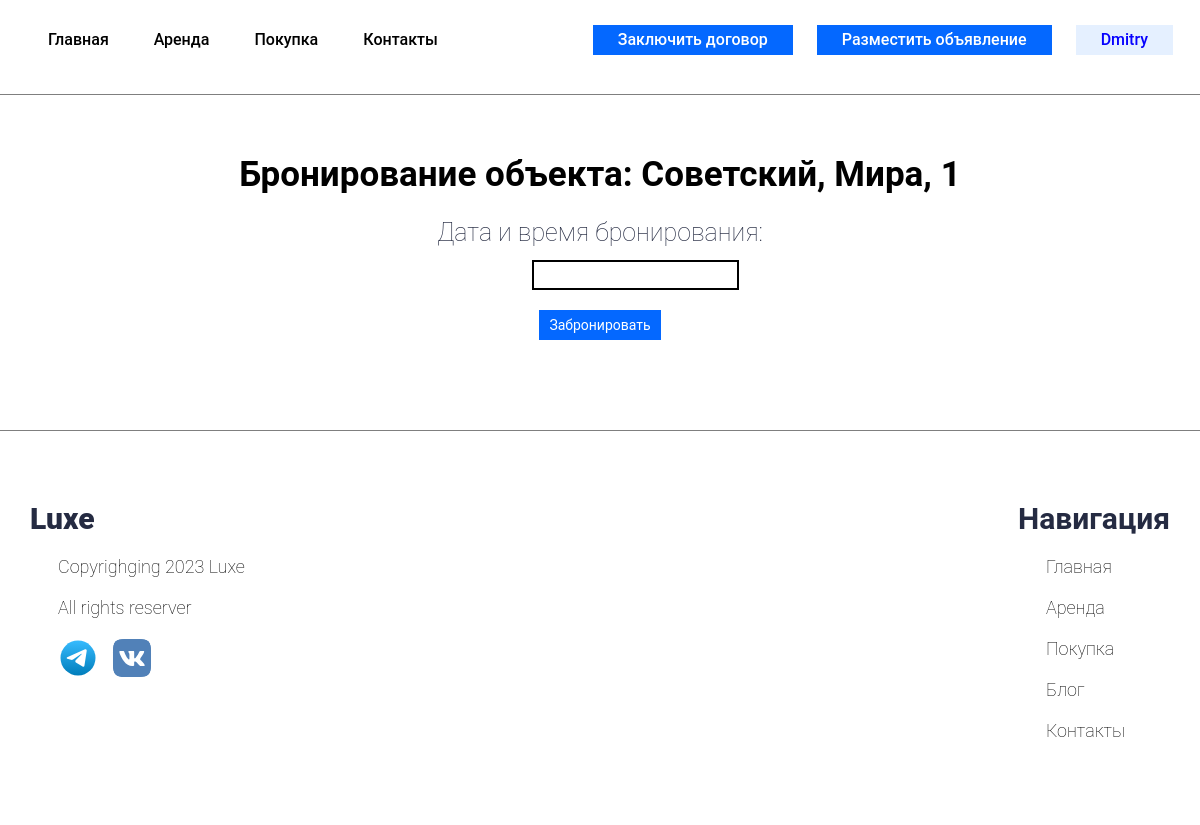
Page /book/8/ (signed in) on the committed database.
### users/models.py (models this page shows, shortened)
class CustomUser(AbstractUser):
    surname = models.CharField(max_length=100, verbose_name="Фамилия")
    name = models.CharField(max_length=100, verbose_name="Имя")
    middlename = models.CharField(max_length=100, verbose_name="Отчество")
    email = models.EmailField(verbose_name='Почтовый адрес', unique=True)
    fullname = models.CharField(max_length=100, verbose_name="ФИО")
    pasport = models.CharField(max_length=100, verbose_name="Серия и номер паспорта", unique=True)
    phone_number = models.CharField(max_length=100, verbose_name="Номер телефона", unique=True)
    status = models.BooleanField(default=False, verbose_name='Подтверждение аккаунта')
    USERNAME_FIELD = 'email'
    REQUIRED_FIELDS = ['username']

### RealEstateApp/models.py (models this page shows, shortened)
class RealEstate(models.Model):
    photo = models.ManyToManyField('Photo', blank=True)
    city = models.CharField(max_length=30, choices=CHOICE_CITY, verbose_name='Город')
    district = models.CharField(max_length=70, choices=CHOICE_DISTRICT, verbose_name='Район')
    address = models.CharField(max_length=255, verbose_name='Адрес')
    latitude = models.FloatField(blank=True, null=True, verbose_name='Ширина')
    longitude = models.FloatField(blank=True, null=True, verbose_name='Долгота')
    area = models.DecimalField(max_digits=5, decimal_places=2, verbose_name='Площадь')
    floor = models.IntegerField(verbose_name='Этаж')
    rooms = models.IntegerField(verbose_name='Кол-во комнат')
    type = models.CharField(max_length=30, choices=CHOICE_TYPE, verbose_name='Тип недвижимости')
    layout = models.CharField(max_length=50, choices=CHOICE_LAYOUT, verbose_name='Планировка')
    finishing = models.CharField(max_length=70, choices=CHOICE_FINISHING, verbose_name='Ремонт')
    bathroom = models.CharField(max_length=30, choices=CHOICE_BATHROOM, verbose_name='Сан.узел')
    balcony = models.CharField(max_length=50, choices=CHOICE_BALCONY, verbose_name='Балкон/Лоджия')
    animals = models.BooleanField(default=False, verbose_name='С животными')
    children = models.BooleanField(default=True, verbose_name='С детьми')
    parking = models.CharField(max_length=200, choices=SIMPLE_CHOICE, blank=True, verbose_name='Парковка')
    description = models.TextField(verbose_name='Полное описание')
    price = models.DecimalField(max_digits=15, decimal_places=1, verbose_name='Стоимость')
    realtor = models.ForeignKey(settings.AUTH_USER_MODEL, on_delete=models.CASCADE, verbose_name='Риелтор',
                                limit_choices_to={'is_staff': True}, )
    category = models.ForeignKey("Category", on_delete=models.CASCADE, verbose_name='Категория')
    status = models.CharField(max_length=50, choices=CHOICE_STATUS, verbose_name='Статус')
    class Meta:
        verbose_name = 'Объект недвижимости'
        verbose_name_plural = 'Объекты недвижимости'

### RealEstateApp/views.py (the view, shortened to what this page needs)
# urls.py: path('book/<int:pk>/', BookingObject.as_view(), name='book_object'),
class BookingObject(DetailView):
    model = RealEstate
    template_name = 'RealEstateApp/BookingObject.html'
    context_object_name = 'object'
    form_class = DateTimeForm  # Добавляем кастомную форму
    def get_context_data(self, **kwargs):
        context = super().get_context_data(**kwargs)
        context['form'] = DateTimeForm()  # Добавляем форму в контекст
        return context

### RealEstateApp/forms.py
class DateTimeForm(forms.ModelForm):
    class Meta:
        model = TimeSlot
        fields = ['time']
        widgets = {
            'time': DateTimePickerInput(options={
                "showTodayButton": True,
                "locale": "ru",
                "format": "DD.MM.YYYY: HH:mm",
                'minDate': (datetime.today() + timedelta(days=1)).strftime('%Y-%m-%d 00:00:00'),
                'enabledHours': [8, 9, 10, 11, 12, 13, 14, 15, 16, 17, 18],
                'daysOfWeekDisabled': [0, 6],
            })
        }

### RealEstateApp/templates/RealEstateApp/BookingObject.html (shortened to what this page needs)
{%extends 'base_layout.html' %}
{% load static %}
{% block styles %}
<link href="https://cdn.jsdelivr.net/npm/bootstrap@5.3.0-alpha3/dist/css/bootstrap.min.css" rel="stylesheet"
>
<link rel="stylesheet" href="{% static 'css/BookingObject.css' %}">
{% endblock %}
{% block header %}
{% include 'RealEstateApp/header.html' %}
{% endblock %}
{% block content %}
<div class="booking__container _container">
    <div class="booking__body">
        <div class="booking__title">Бронирование объекта: {{object.district}}, {{object.address}}</div>
        <div class="booking__form">
            <form method="post">
                {{ form }}
                <button class="booking__button" type="submit">Забронировать</button>
            </form>
        </div>
    </div>
</div>
{% endblock %}
{% block footer %}
{% include 'RealEstateApp/footer.html' %}
{% endblock %}

### RealEstateApp/templates/RealEstateApp/header.html (shortened to what this page needs)
{% load static %}
<header class="header">
    <div class="header__container _container">
        <div class="header__body">
            <nav class="header__menu">
                <ul class="header__list">
                    <li class="header__item ">
                        <a href="/" class="header__link">Главная</a>
                    </li>
                    <li class="header__item">
                        <a href="{% url 'rental_list' %}" class="header__link ">Аренда</a>
                    </li>
                    <li class="header__item">
                        <a href="{% url 'selling_list' %}" class="header__link">Покупка</a>
                    </li>
                    <li class="header__item">
                        <a href="{% url 'contacts' %}" class="header__link ">Контакты</a>
                    </li>
                </ul>
            </nav>
            <div class="header__buttons">
                {% if user.is_staff %}
                <div class="add_order__button">
                    <a href="{% url 'create_contract' %}" class="add_order__link">Заключить договор</a>
                </div>
                <div class="add_order__button">
                    <a href="{% url 'adding_object' %}" class="add_order__link">Разместить объявление</a>
                </div>
                {% endif %}
                {% if user.is_authenticated %}
                <div class="login__button">
                    <a href="{%url 'logout' %}" class="login__link">{{user.name}} </a>
                </div>
                {% else %}
                <div class="login__button">
                    <a href="{%url 'login' %}" class="login__link">Войти</a>
                </div>
                {%endif %}
            </div>
        </div>
    </div>
</header>

### ProjectRealEstate/static/css/base.css (style rules this page uses)
* { padding: 0; margin: 0; border: 0; }
*,*:before,*:after { -webkit-box-sizing: border-box; -moz-box-sizing: border-box; box-sizing: border-box; }
nav, footer,header,aside { display: block; }
html,body { height: 100%; width: 100%; font-size: 100%; line-height: 1; font-size: 14px; color: #252B42; font-weight: 500; font-family: "REX"; -ms-text-size-adjust: 100%; -moz-text-size-adjust: 100%; -webkit-text-size-adjust: 100%; }
input,button,textarea { font-family: inherit; }
button { cursor: pointer; }
a, a:visited { text-decoration: none; }
ul li { list-style: none; }
._container { max-width: 1280px; padding: 0 15px; margin: 0 auto; }
body { font-family: 'Roboto', sans-serif; }
.header { border-bottom: 0.5px solid rgba(0, 0, 0, 0.5); }
.header__body { display: flex; justify-content: space-between; padding: 30px 0px; }
.header__menu { justify-content: flex-start; }
.header__list { display: flex; }
.header__item { padding: 0 35px 0 0 ; }
.header__link { font-size: 16px; padding: 5px; line-height: 20px; color: rgba(0, 0, 0, 1); }
.header__buttons { display: flex; }
.add_order__button { margin: -5px 12px; padding: 0 25px; background: #0468FF; height: 30px; text-align: center; display: flex; align-items: center; }
.login__button { margin: -5px 12px; padding: 0 25px; background: #E5F0FF; height: 30px; text-align: center; display: flex; align-items: center; }
.add_order__link { font-size: 16px; line-height: 20px; color: rgba(255, 255, 255, 1); }
.login__link { font-size: 16px; line-height: 20px; color: #0601FF; }

### ProjectRealEstate/static/css/BookingObject.css (style rules this page uses)
.booking__body { padding: 50px; display: flex; flex-direction: column; justify-content: center; align-items: center; }
.booking__title { font-size: 35px; line-height: 40px; padding: 10px; color: black; font-weight: 600; }
label { font-size: 25px; font-weight: 200; line-height: 25px; padding: 15px; }
form { display: flex; flex-direction: column; justify-content: center; align-items: center; }
input { margin-left: 70px; padding: 5px; text-align: center; border: 2px solid black; }
.booking__button { margin: 20px 0; padding: 10px; background: #0468FF; height: 30px; text-align: center; display: flex; align-items: center; color: white; }

### RealEstateApp/templates/RealEstateApp/BookingObject.html (style rules this page uses)
* { padding: 0; margin: 0; border: 0; }
*,*:before,*:after { -webkit-box-sizing: border-box; -moz-box-sizing: border-box; box-sizing: border-box; }
nav, footer,header,aside { display: block; }
html,body { height: 100%; width: 100%; font-size: 100%; line-height: 1; font-size: 14px; color: #252B42; font-weight: 500; font-family: "REX"; -ms-text-size-adjust: 100%; -moz-text-size-adjust: 100%; -webkit-text-size-adjust: 100%; }
input,button,textarea { font-family: inherit; }
button { cursor: pointer; }
a, a:visited { text-decoration: none; }
ul li { list-style: none; }
._container { max-width: 1280px; padding: 0 15px; margin: 0 auto; }
body { font-family: 'Roboto', sans-serif; }
.header { border-bottom: 0.5px solid rgba(0, 0, 0, 0.5); }
.header__body { display: flex; justify-content: space-between; padding: 30px 0px; }
.header__menu { justify-content: flex-start; }
.header__list { display: flex; }
.header__item { padding: 0 35px 0 0 ; }
.header__link { font-size: 16px; padding: 5px; line-height: 20px; color: rgba(0, 0, 0, 1); }
.header__buttons { display: flex; }
.add_order__button { margin: -5px 12px; padding: 0 25px; background: #0468FF; height: 30px; text-align: center; display: flex; align-items: center; }
.login__button { margin: -5px 12px; padding: 0 25px; background: #E5F0FF; height: 30px; text-align: center; display: flex; align-items: center; }
.add_order__link { font-size: 16px; line-height: 20px; color: rgba(255, 255, 255, 1); }
.login__link { font-size: 16px; line-height: 20px; color: #0601FF; }

### rows in the picture
CustomUser: name "Dmitry"
RealEstate: district "Советский", address "Мира, 1"
